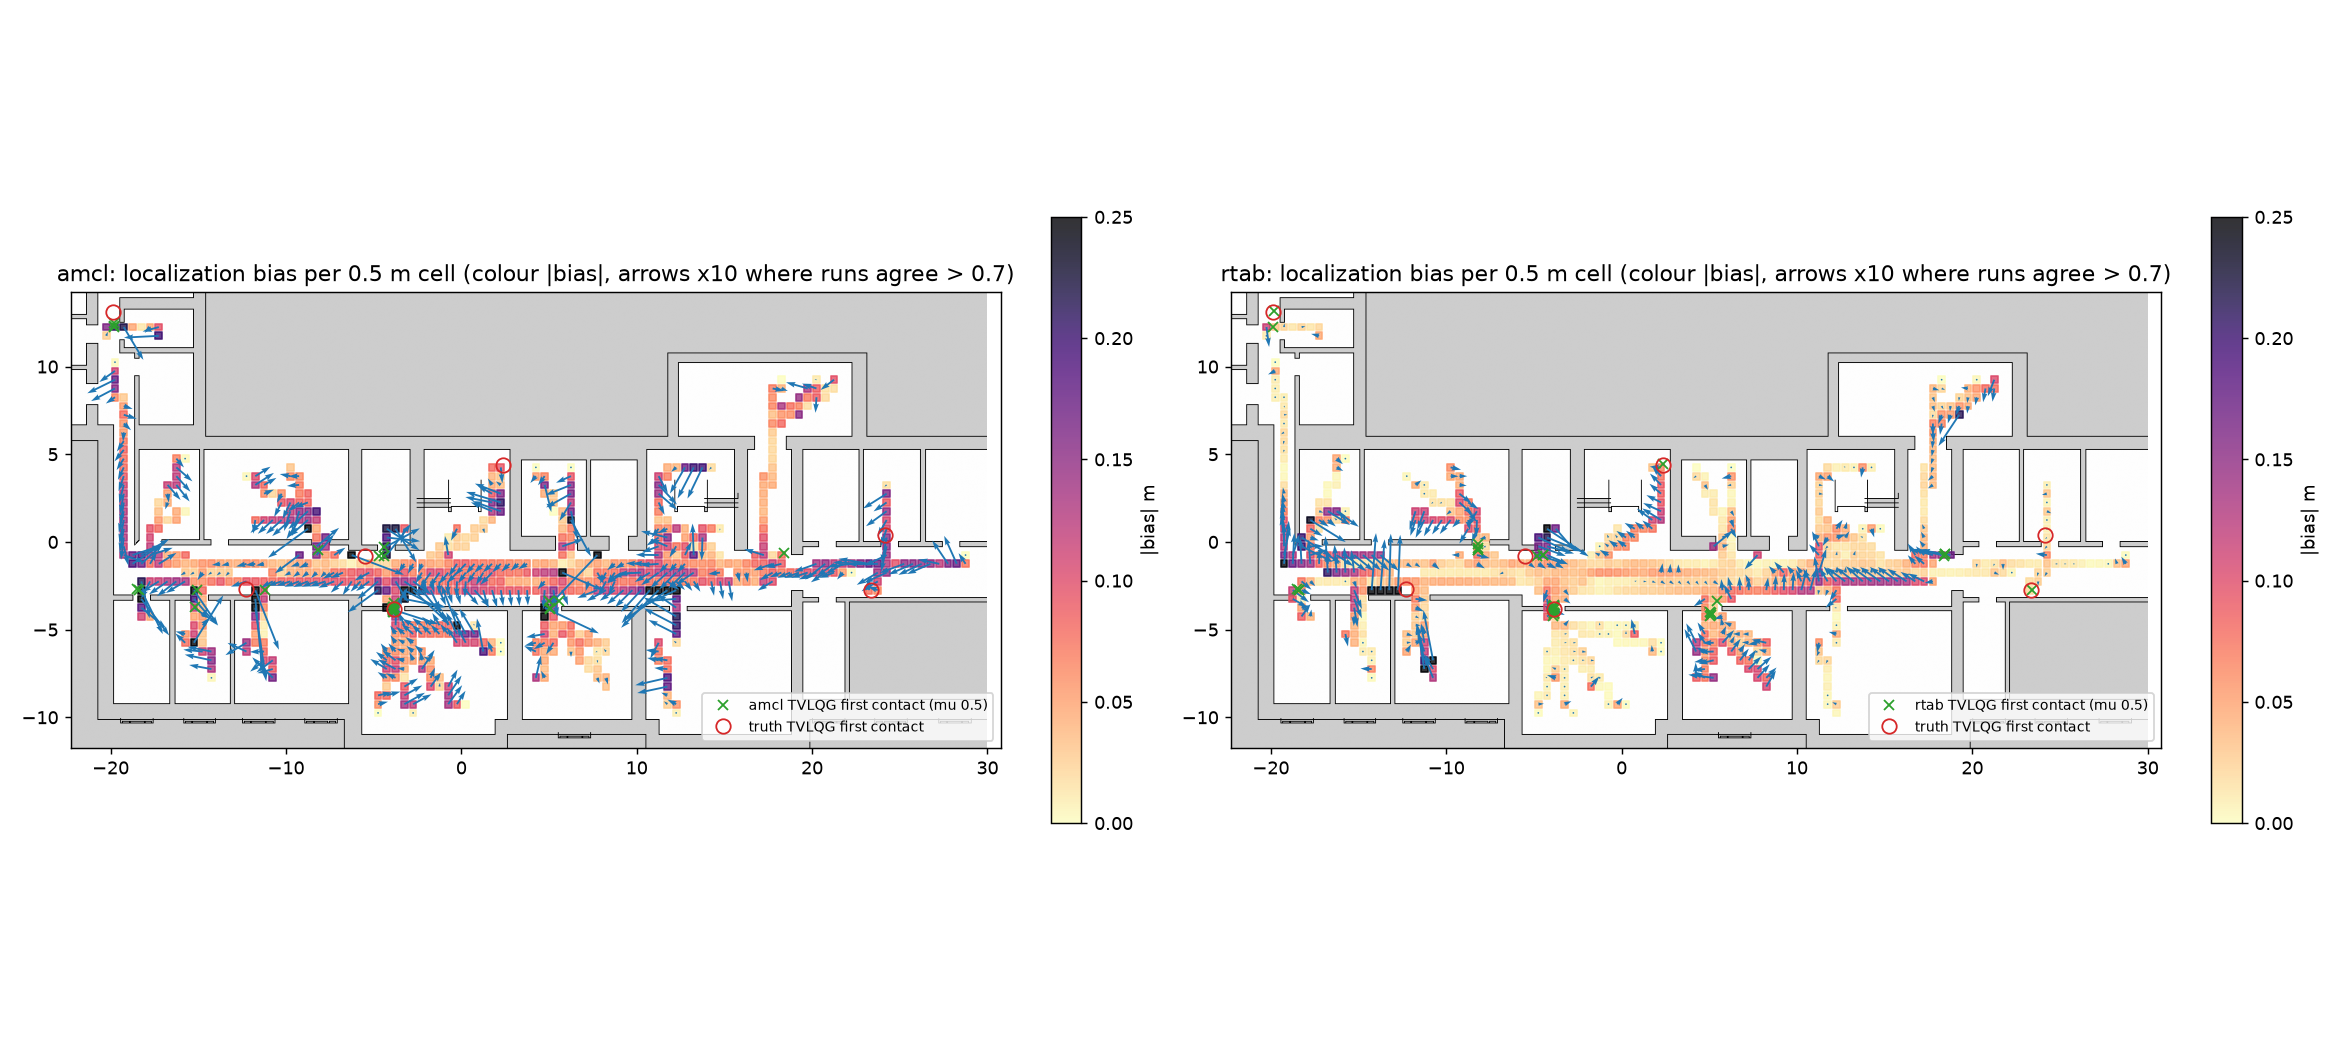

Write the Python code that produced this figure.
#!/usr/bin/env python3
"""Is the localizer's error tied to PLACES? And which contact sites are hard even with a perfect pose?

1. Bias map. Per run, the error vector e = (map->odom o odom->base_link) - truth at every odom_filtered stamp
   (same composition as job251_rtab/render.py loc_error). Per run, e is averaged inside each GRID x GRID cell of
   the truth position. Per cell, over runs: n_runs, the mean of the run means (the BIAS, |b|), and the agreement
   = |mean of run means| / mean |run mean|. Agreement is 1 when every run is off in the same direction and about
   1/sqrt(n) for random directions. A spot with a large |b| and high agreement is a place-tied localization bias.
   Runs are weighted equally, so a robot standing still for a long time does not dominate a cell.
2. Contact sites, per controller (mu 0.5 jobs only; stock patches confound contact with no-steer patches). The truth position at
   wall_first_t, clustered on a SITE grid. Per site and localizer: contact runs / runs whose truth track passes
   within PASS_R of the site. A site that truth also hits often is hard for the tracking itself, not for
   localization.

usage: bias_map.py   (paths are fixed below; output goes next to this file)
"""
import glob, json, os, collections
import numpy as np, yaml
import matplotlib
matplotlib.use("Agg")
import matplotlib.pyplot as plt
from PIL import Image

HERE = os.path.dirname(os.path.abspath(__file__))
R = os.path.abspath(os.path.join(HERE, "../../.."))
RD = os.path.join(R, "run_data")
GRID, SITE, PASS_R = 0.5, 1.0, 0.3
LOC = {  # localizer -> (job dir, cell)
    "amcl": [("2026-10-11_job253_rtab-test", "Q0"), ("2026-10-11_job253_rtab-test", "QR"),
             ("2026-10-12_job255_steerable", "Q0"), ("2026-10-12_job255_steerable", "QR")],
    "rtab": [("2026-10-11_job253_rtab-test", "RQ"), ("2026-10-11_job253_rtab-test", "RR"),
             ("2026-10-12_job256_steerable-rtab", "RQ"), ("2026-10-12_job256_steerable-rtab", "RR")],
    "truth": [("2026-10-12_job255_steerable", "T"), ("2026-10-12_job255_steerable", "TR")],
}
TVLQG = {"Q0", "RQ", "T"}  # the rest (QR, RR, TR) are TVLQR
MU05 = {"2026-10-12_job255_steerable", "2026-10-12_job256_steerable-rtab"}


def rows(job, cell):
    for f in sorted(glob.glob(os.path.join(RD, job, cell, "rows.s*.jsonl"))):
        for l in open(f):
            if l.strip():
                r = json.loads(l)
                tp = os.path.join(RD, job, cell, f"s{r['seed']}", os.path.basename(r.get("track_path") or ""))
                if r.get("track_path") and os.path.isfile(tp):
                    yield r, tp


def err_vec(z):
    T, MO, O = z["track"], z["map_odom"], z["odom_filtered"]
    if len(T) < 3 or len(MO) < 3 or len(O) < 3:
        return None
    st = O[:, 6]
    m = (st >= max(T[0, 0], MO[0, 4])) & (st <= min(T[-1, 0], MO[-1, 4]))
    if m.sum() < 3:
        return None
    st, ox, oy = st[m], O[m, 1], O[m, 2]
    mx, my = np.interp(st, MO[:, 4], MO[:, 1]), np.interp(st, MO[:, 4], MO[:, 2])
    myaw = np.interp(st, MO[:, 4], np.unwrap(MO[:, 3]))
    x = mx + np.cos(myaw) * ox - np.sin(myaw) * oy
    y = my + np.sin(myaw) * ox + np.cos(myaw) * oy
    tx, ty = np.interp(st, T[:, 0], T[:, 1]), np.interp(st, T[:, 0], T[:, 2])
    return tx, ty, x - tx, y - ty


meta = yaml.safe_load(open(os.path.join(R, "src/rudn-ordjo-building/maps/floor_6.yaml")))
img = np.asarray(Image.open(os.path.join(R, "src/rudn-ordjo-building/maps", meta["image"])))
res, (ox0, oy0, _) = meta["resolution"], meta["origin"]
ext = [ox0, ox0 + img.shape[1] * res, oy0, oy0 + img.shape[0] * res]

cell_runs = {k: collections.defaultdict(list) for k in ("amcl", "rtab")}   # loc -> cell -> [run-mean vec]
contacts, tracks = [], []   # (loc, job, site, x, y) ; (loc, job, xy array)
for loc, srcs in LOC.items():
    for job, cell in srcs:
        for r, tp in rows(job, cell):
            z = np.load(tp)
            if job in MU05:
                tracks.append((loc, cell in TVLQG, z["track"][:, 1:3]))
                if (r.get("wall_overlap_s") or 0) > 0 and r.get("wall_first_t") is not None:
                    T = z["track"]; i = min(np.searchsorted(T[:, 0], r["wall_first_t"]), len(T) - 1)
                    contacts.append((loc, cell in TVLQG, T[i, 1], T[i, 2]))
            if loc == "truth":
                continue
            ev = err_vec(z)
            if ev is None:
                continue
            tx, ty, ex, ey = ev
            key = np.floor(np.c_[tx, ty] / GRID).astype(int)
            for k in {tuple(a) for a in key}:
                m = (key[:, 0] == k[0]) & (key[:, 1] == k[1])
                cell_runs[loc][k].append((ex[m].mean(), ey[m].mean(), hash(r["plan"]) % 10**9))

lines = []
def out(s=""):
    print(s); lines.append(s)

stats = {}
for loc in ("amcl", "rtab"):
    S = []
    for k, v in cell_runs[loc].items():
        v = np.asarray(v); npl = len(set(v[:, 2]))
        v = v[:, :2]
        if len(v) < 5:
            continue
        b = v.mean(0); agree = np.linalg.norm(b) / np.linalg.norm(v, axis=1).mean()
        S.append(((k[0] + .5) * GRID, (k[1] + .5) * GRID, b[0], b[1], np.linalg.norm(b), agree, len(v), npl))
    stats[loc] = S = np.asarray(S)
    big = S[(S[:, 4] > 0.10) & (S[:, 5] > 0.7) & (S[:, 7] >= 3)]
    out(f"{loc}: {len(S)} cells with >=5 runs | |bias| median {np.median(S[:, 4]):.3f} p90 {np.percentile(S[:, 4], 90):.3f} max {S[:, 4].max():.3f} m"
        f" | agreement median {np.median(S[:, 5]):.2f} | cells with |bias|>0.10 m AND agreement>0.7 AND >=3 distinct plans: {len(big)}")
    for c in big[np.argsort(-big[:, 4])][:12]:
        out(f"    ({c[0]:6.2f},{c[1]:6.2f})  bias ({c[2]:+.3f},{c[3]:+.3f}) |b| {c[4]:.3f}  agree {c[5]:.2f}  runs {int(c[6])} plans {int(c[7])}")

# contact sites: cluster by SITE grid; pass counts per localizer
out(f"\ncontact sites (mu 0.5 jobs 255/256; site = {SITE} m cell of the first-contact truth position):")
def bias_at(loc, x, y):
    S = stats[loc]; d = np.hypot(S[:, 0] - x, S[:, 1] - y); i = d.argmin()
    return S[i, 4] if d[i] < GRID else float("nan")
sites = collections.Counter((int(np.floor(x / SITE)), int(np.floor(y / SITE))) for _, _, x, y in contacts)
for q, qname in ((True, "TVLQG (T, Q0, RQ)"), (False, "TVLQR (TR, QR, RR)")):
    out(f"\n{qname}: hits/passes per site; |b| = localizer bias at the site centre")
    out(f"{'site centre':>16s}  {'truth':>9s} {'amcl':>9s} {'rtab':>9s}  amcl|b| rtab|b|")
    for s_, tot in sites.most_common():
        if tot < 4:
            continue
        cx, cy = (s_[0] + .5) * SITE, (s_[1] + .5) * SITE
        hits = collections.Counter(l for l, qq, x, y in contacts if qq == q and (int(np.floor(x / SITE)), int(np.floor(y / SITE))) == s_)
        passes = collections.Counter(l for l, qq, xy in tracks if qq == q and np.hypot(xy[:, 0] - cx, xy[:, 1] - cy).min() < SITE / 2 + PASS_R)
        f = lambda l: f"{hits[l]:3d}/{passes[l]:<4d}"
        out(f"({cx:6.1f},{cy:6.1f})  {f('truth'):>9s} {f('amcl'):>9s} {f('rtab'):>9s}  {bias_at('amcl', cx, cy):.3f}   {bias_at('rtab', cx, cy):.3f}")
open(os.path.join(HERE, "bias_map.txt"), "w").write("\n".join(lines) + "\n")

fig, axs = plt.subplots(1, 2, figsize=(18, 8))
for ax, loc in zip(axs, ("amcl", "rtab")):
    S = stats[loc]
    ax.imshow(img, cmap="gray", extent=ext, origin="upper", vmin=0, vmax=255)
    sc = ax.scatter(S[:, 0], S[:, 1], c=S[:, 4], s=14, cmap="magma_r", vmin=0, vmax=0.25, marker="s", alpha=.8)
    good = S[:, 5] > 0.7
    ax.quiver(S[good, 0], S[good, 1], S[good, 2], S[good, 3], angles="xy", scale_units="xy", scale=0.1, width=0.002, color="tab:blue")
    cx = np.asarray([(x, y) for l, q, x, y in contacts if l == loc and q] or np.zeros((0, 2)))
    tcx = np.asarray([(x, y) for l, q, x, y in contacts if l == "truth" and q] or np.zeros((0, 2)))
    if len(cx): ax.plot(cx[:, 0], cx[:, 1], "x", color="tab:green", ms=6, label=f"{loc} TVLQG first contact (mu 0.5)")
    if len(tcx): ax.plot(tcx[:, 0], tcx[:, 1], "o", mfc="none", color="tab:red", ms=8, label="truth TVLQG first contact")
    ax.set_xlim(S[:, 0].min() - 2, S[:, 0].max() + 2); ax.set_ylim(S[:, 1].min() - 2, S[:, 1].max() + 2)
    ax.set_title(f"{loc}: localization bias per {GRID} m cell (colour |bias|, arrows x10 where runs agree > 0.7)")
    ax.legend(loc="lower right", fontsize=8); ax.set_aspect("equal")
    plt.colorbar(sc, ax=ax, fraction=0.03, label="|bias| m")
plt.tight_layout(); plt.savefig(os.path.join(HERE, "bias_map.png"), dpi=130)
